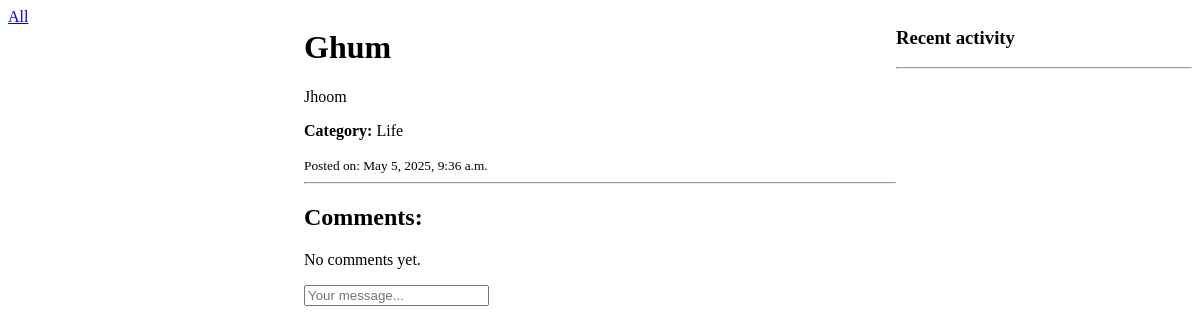
/thought/7/, run on an earlier commit of the app's database.
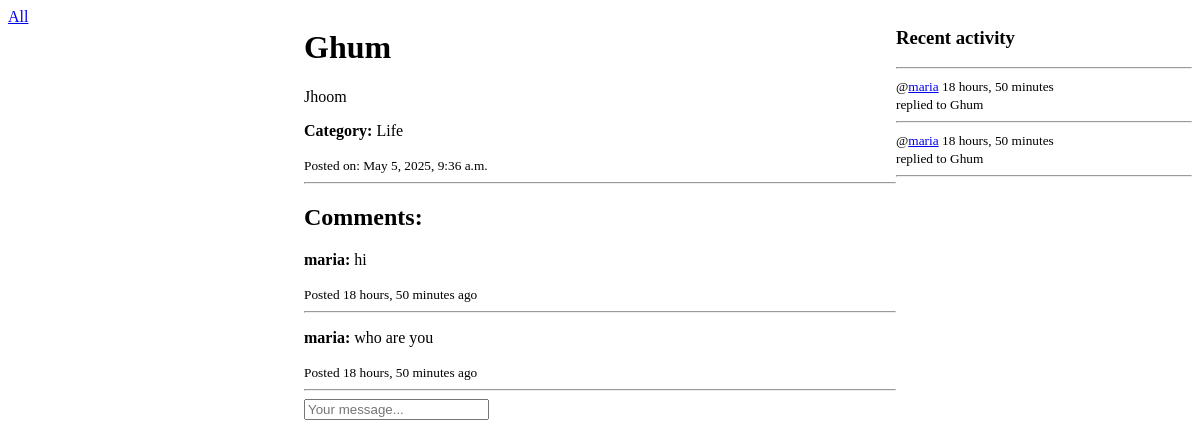
And on a later commit of the database.
### post/models.py (models this page shows, shortened)
class Thoughts(models.Model):
    host = models.ForeignKey(User, on_delete=models.SET_NULL, null=True)
    title = models.CharField(max_length=100)
    description = models.TextField(max_length=300)
    created_at = models.DateTimeField(auto_now_add=True)
    category = models.ForeignKey(Category, on_delete=models.CASCADE)
    def __str__(self):
        return self.title

class Category(models.Model):
    name = models.CharField(max_length=100)

class Comment(models.Model):
    user = models.ForeignKey(User, on_delete=models.CASCADE)
    thoughts = models.ForeignKey(Thoughts, on_delete=models.CASCADE)
    time = models.DateTimeField(auto_now_add=True)
    content = models.TextField(max_length=200)

### post/views.py (the view, shortened to what this page needs)
# urls.py: path("thought/<int:id>/", views.single_thought, name="single"),
def single_thought(request,id):
    thought = Thoughts.objects.get(id=id)
    comments = thought.comment_set.all()
    return render(request, "post/single.html", {'thought':thought, 'comments':comments})

### post/templates/post/single.html (shortened to what this page needs)
<!DOCTYPE html>
<html>
<head>
</head>
<body>
 <div class="single-page">
    <div>
        {% include 'post/browse_component.html' %}
    </div>
    <div>
        <h1>{{ thought.title }}</h1>
        <p>{{ thought.description }}</p>
        <p><strong>Category:</strong> {{ thought.category.name }}</p>
        <small>Posted on: {{ thought.created_at }}</small>
        <hr>
        <h2>Comments:</h2>
        {% for comment in comments %}
            <div>
                <p><strong>{{ comment.user }}:</strong> {{ comment.content }}</p>
                <small>Posted {{ comment.time|timesince}} ago</small>
                <hr>
            </div>
        {% empty %}
            <p>No comments yet.</p>
        {% endfor %}
        <div>
            <form method="POST" action="">
                <input type="text" name="content" placeholder="Your message..." />
            </form>
        </div>
    </div>
    <div>
        {% include 'post/activity_component.html' %}
    </div>
</div>
</body>
</html>

### post/templates/post/browse_component.html (shortened to what this page needs)
<div>
    <a href="{% url 'thoughts' %}">All</a>
</div>

### post/templates/post/activity_component.html (shortened to what this page needs)
<h3>Recent activity</h3>
<hr>
{% for comment in comments %}
<div>
    <small>@<a href="{% url 'profile' comment.user.id %}">{{comment.user}}</a> {{comment.time|timesince}}</small><br>
    <small>replied to {{comment.thoughts}}</small>
    <hr>
</div>
{% endfor %}

### post/templates/post/single.html (style rules this page uses)
.single-page { display: grid; grid-template-columns: 1fr 2fr 1fr; }

What changed in the data, as far as the page shows it:
added Comment: user "maria", content "hi", time "18 hours, 50 minutes", thoughts "Ghum"
added Comment: user "maria", content "who are you", time "18 hours, 50 minutes", thoughts "Ghum"
Also different on the page:
text no longer shown: "No comments yet."
